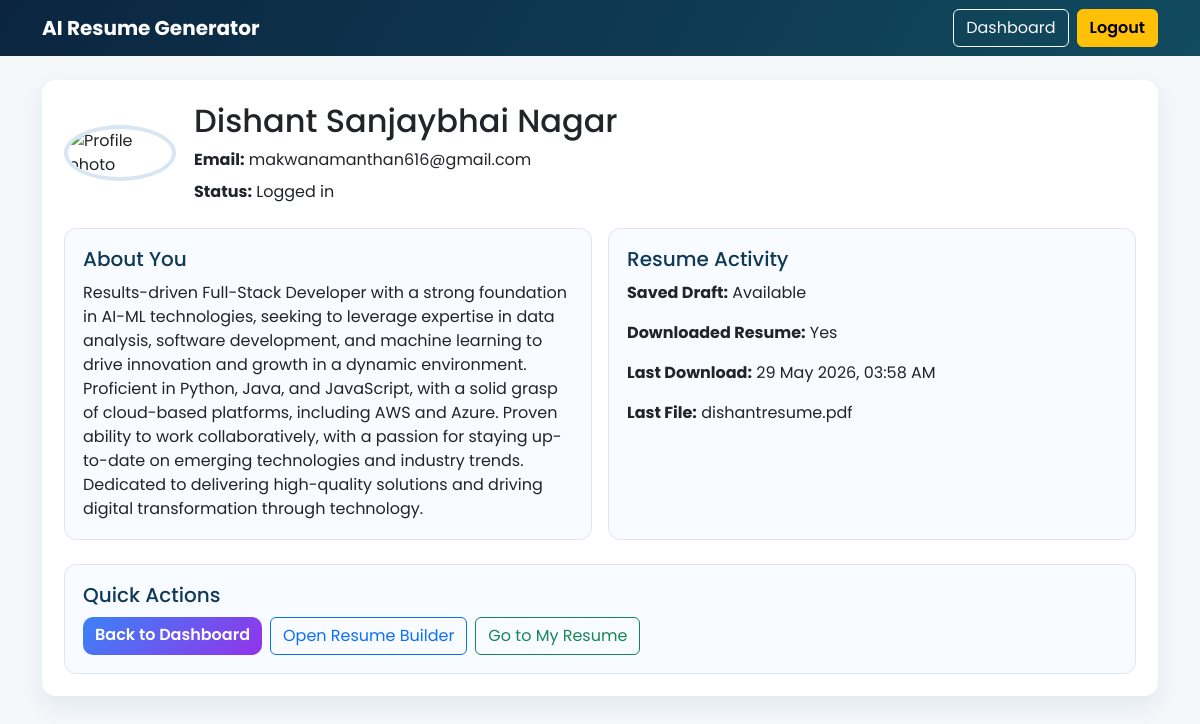
Page /account (signed in) on the committed database.
### app.py (models this page shows)
class User(db.Model):
    id = db.Column(db.Integer, primary_key=True)
    email = db.Column(db.String(100), unique=True, nullable=False)
    password = db.Column(db.String(200))  # nullable for Google users
    is_verified = db.Column(db.Boolean, default=False)
    verification_code = db.Column(db.String(6))
    created_at = db.Column(db.DateTime, default=datetime.utcnow, nullable=False)
    is_banned = db.Column(db.Boolean, default=False, nullable=False)
    banned_at = db.Column(db.DateTime)
    ban_reason = db.Column(db.String(255))
    profile_name = db.Column(db.String(200))
    profile_summary = db.Column(db.Text)
    profile_photo = db.Column(db.String(255))
    saved_resume_data = db.Column(db.Text)
    saved_resume_updated_at = db.Column(db.DateTime)
    has_downloaded_resume = db.Column(db.Boolean, default=False)
    last_resume_downloaded_at = db.Column(db.DateTime)
    last_resume_download_name = db.Column(db.String(255))

### app.py (the view, shortened to what this page needs)
@app.route('/account')
def account():
    session_user = session.get('user')
    if not session_user:
        return redirect(url_for('login'))
    user = get_primary_user(session_user.get('email'))
    if not user:
        session.pop('user', None)
        return redirect(url_for('login'))
    banned = enforce_not_banned(user)
    if banned:
        return banned
    saved_resume = get_saved_resume_state(user)
    account_name = (user.profile_name or '').strip()
    return render_template(
        'account.html',
        user=user,
        saved_resume=saved_resume,
        profile_photo_src=get_photo_src(user.profile_photo, preview_mode=True),
        account_name=account_name,
        has_password=bool(user.password),
    )

### app.py (called while the page is built)
def normalize_email(email):
    return (email or '').strip().lower()

def get_setting_value(key, default=''):
    key_value = (key or '').strip()
    if not key_value:
        return default
    entry = AdminSetting.query.filter(AdminSetting.key == key_value).first()
    return entry.value if entry else default

def is_truthy(value):
    return str(value or '').strip().lower() in {'1', 'true', 'yes', 'on'}

def apply_runtime_env_overrides():
    mapping = {
        'AI_PROVIDER': 'ai_provider',
        'OPENAI_API_KEY': 'openai_api_key',
        'OPENAI_MODEL': 'openai_model',
        'GOOGLE_API_KEY': 'google_api_key',
        'GOOGLE_MODEL': 'google_model',
        'GROQ_API_KEY': 'groq_api_key',
        'GROQ_MODEL': 'groq_model',
    }
    for env_key, setting_key in mapping.items():
        value = (get_setting_value(setting_key, '') or '').strip()
        if value:
            os.environ[env_key] = value

def enforce_not_banned(user):
    if not user:
        return None
    if getattr(user, 'is_banned', False):
        session.pop('user', None)
        flash('Your account has been banned. Please contact support.', 'danger')
        return redirect(url_for('login'))
    return None

def find_users_by_email(email):
    normalized = normalize_email(email)
    return User.query.filter(func.lower(User.email) == normalized).order_by(User.id.asc()).all()

def get_primary_user(email):
    matched_users = find_users_by_email(email)
    if not matched_users:
        return None
    password_user = next((u for u in matched_users if u.password), None)
    return password_user or matched_users[0]

def default_resume_form_state(user=None):
    return {
        'first_name': '',
        'middle_name': '',
        'last_name': '',
        'email': '',
        'phone': '',
        'location': '',
        'job_title': '',
        'experience_value': '',
        'experience_unit': 'none',
        'summary': '',
        'profile_links': '',
        'profile_link_items': [],
        'education_entries': [],
        'project_entries': [],
        'experience_entries': [],
        'achievement_items': [],
        'technical_skills': '',
        'technical_skill_items': [],
        'technical_skills_grouped': '',
        'soft_skills': '',
        'soft_skill_items': [],
        'selected_template': '1',
        'photo_filename': getattr(user, 'profile_photo', None),
    }

### templates/account.html (shortened to what this page needs)
<!DOCTYPE html>
<html lang="en">
<head>
  <link href="https://cdn.jsdelivr.net/npm/bootstrap@5.3.2/dist/css/bootstrap.min.css" rel="stylesheet" />
  <link rel="stylesheet" href="{{ url_for('static', filename='css/style.css') }}" />
</head>
<body class="app-bg">
  <nav class="navbar navbar-expand-lg app-nav">
    <div class="container">
      <a class="navbar-brand fw-bold text-white" href="{{ url_for('dashboard') }}">AI Resume Generator</a>
      <div class="d-flex align-items-center gap-2">
        <a href="{{ url_for('dashboard') }}" class="btn btn-outline-light">Dashboard</a>
        <a href="{{ url_for('logout') }}" class="btn btn-warning fw-semibold">Logout</a>
      </div>
    </div>
  </nav>
  <main class="container py-4">
    <div class="panel-card">
      <div class="account-header">
        <div class="account-avatar-wrap">
          {% if profile_photo_src %}
          <img src="{{ profile_photo_src }}" alt="Profile photo" class="account-avatar">
          {% else %}
          <div class="account-avatar account-avatar-fallback">{{ (user.email or 'U')[0].upper() }}</div>
          {% endif %}
        </div>
        <div>
          <h2 class="mb-2">{{ account_name }}</h2>
          <p class="mb-2"><strong>Email:</strong> {{ user.email }}</p>
          <p class="mb-0"><strong>Status:</strong> Logged in</p>
        </div>
      </div>
      <div class="account-grid mt-4">
        <section class="account-card">
          <h5>About You</h5>
          <p class="mb-0">{{ user.profile_summary or saved_resume.summary or 'Save your resume details to see your profile summary here.' }}</p>
        </section>
        <section class="account-card">
          <h5>Resume Activity</h5>
          <p><strong>Saved Draft:</strong> {{ 'Available' if user.saved_resume_data else 'Not saved yet' }}</p>
          <p><strong>Downloaded Resume:</strong> {{ 'Yes' if user.has_downloaded_resume else 'No' }}</p>
          {% if user.last_resume_downloaded_at %}
          <p><strong>Last Download:</strong> {{ user.last_resume_downloaded_at.strftime('%d %b %Y, %I:%M %p') }}</p>
          {% endif %}
          {% if user.last_resume_download_name %}
          <p class="mb-0"><strong>Last File:</strong> {{ user.last_resume_download_name }}</p>
          {% endif %}
        </section>
      </div>
      <div class="account-card mt-4">
        <h5>Quick Actions</h5>
        <div class="d-flex flex-wrap gap-2">
          <a href="{{ url_for('dashboard') }}" class="btn btn-gradient">Back to Dashboard</a>
          <a href="{{ url_for('resume') }}" class="btn btn-outline-primary">Open Resume Builder</a>
          {% if user.has_downloaded_resume or user.saved_resume_data %}
          <a href="{{ url_for('resume') }}" class="btn btn-outline-success">Go to My Resume</a>
          {% endif %}
        </div>
      </div>
    </div>
  </main>
</body>
</html>

### static/css/style.css (style rules this page uses)
html, body { height: 100%; font-family: "Poppins", sans-serif; margin: 0; padding: 0; }
.btn-gradient { background: linear-gradient(135deg, #3b82f6, #9333ea); border: none; color: #fff; border-radius: 10px; font-weight: 600; transition: all 0.3s ease; }
.app-bg { min-height: 100vh; background: #f4f8fb; font-family: "Poppins", sans-serif; }
.app-nav { background: linear-gradient(120deg, #0b2540 0%, #114b5f 100%); }
.panel-card { background: #fff; border-radius: 14px; padding: 22px; box-shadow: 0 10px 24px rgba(14, 42, 71, 0.08); }
.account-header { display: grid; grid-template-columns: 112px 1fr; gap: 18px; align-items: center; }
.account-grid { display: grid; grid-template-columns: repeat(2, minmax(0, 1fr)); gap: 16px; }
.account-card { background: #f8fbff; border: 1px solid #dce7f2; border-radius: 12px; padding: 18px; }
.account-card h5 { margin-bottom: 10px; color: #0f3a57; }
.account-avatar { width: 112px; height: 112px; border-radius: 50%; object-fit: cover; border: 4px solid #d8e6f3; background: #ffffff; }

### rows in the picture
User: profile_name "Dishant Sanjaybhai Nagar", email "makwanamanthan616@gmail.com", profile_summary "Results-driven Full-Stack Developer with a strong foundation in AI-ML technologies, seeking to leverage expertise in data analysis, software development, and machine learning to drive innovation and growth in a dynamic environment. Proficient in Python, Java, and JavaScript, with a solid grasp of cloud-based platforms, including AWS and Azure. Proven ability to work collaboratively, with a passion for staying up-to-date on emerging technologies and industry trends. Dedicated to delivering high-quality solutions and driving digital transformation through technology.", saved_resume_data "Available", has_downloaded_resume "Yes", last_resume_downloaded_at "29 May 2026, 03:58 AM", last_resume_download_name "dishantresume.pdf"
